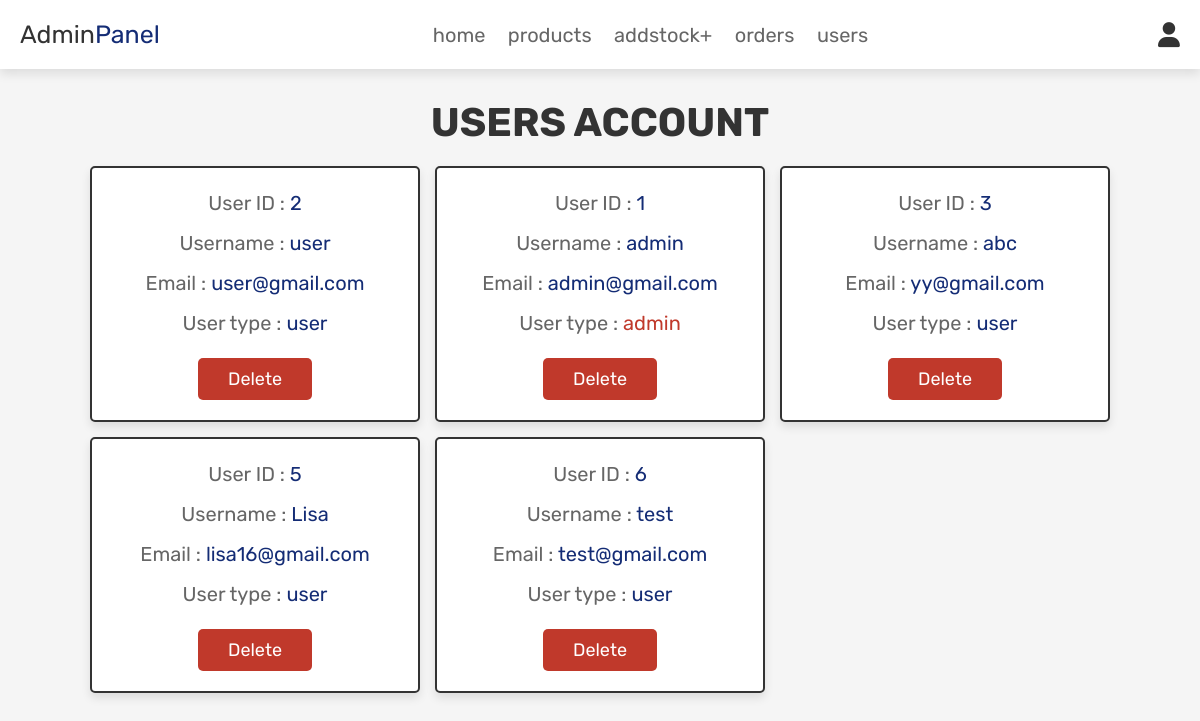
/admin_users.php (signed in), run on an earlier commit of the app's database.
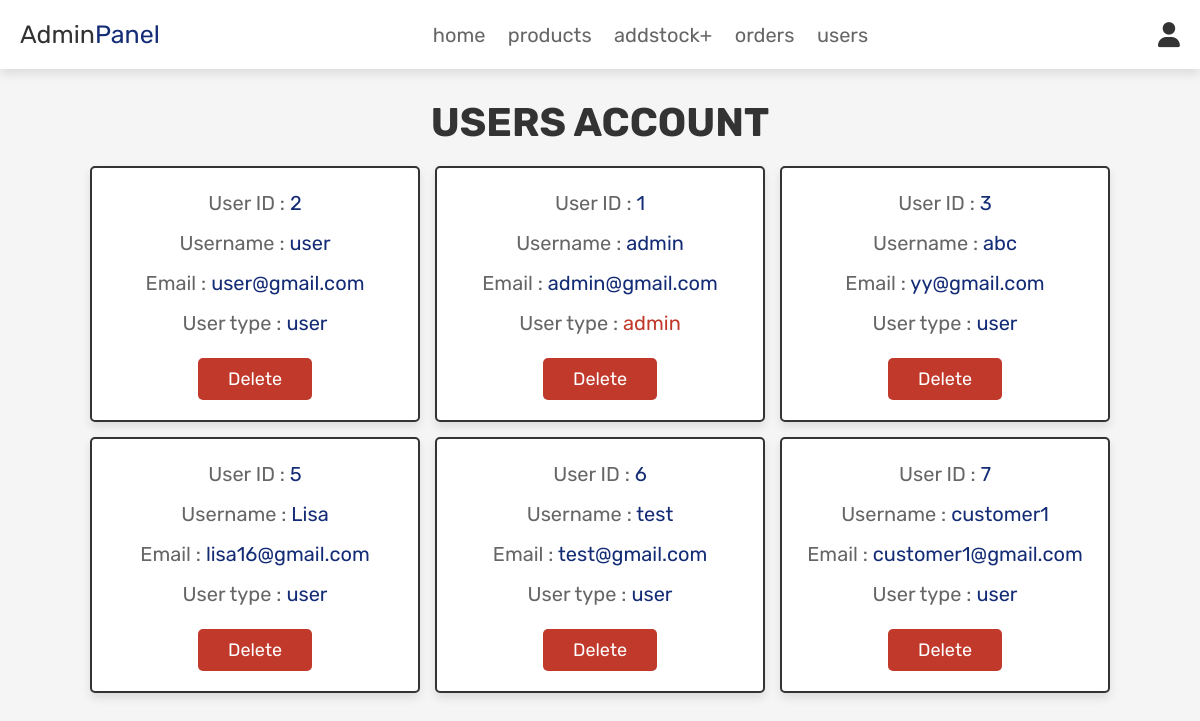
And on a later commit of the database.
### tables this page shows
CREATE TABLE IF NOT EXISTS `users` (
  `id` int(100) NOT NULL AUTO_INCREMENT,
  `name` varchar(255) NOT NULL,
  `email` varchar(255) NOT NULL,
  `password` varchar(100) NOT NULL,
  `user_type` varchar(100) DEFAULT 'user',
  PRIMARY KEY (`id`)
);

### admin_users.php (the view, shortened to what this page needs)
<?php
@include 'config.php';
?>
<!DOCTYPE html>
<html lang="en">
<head>
   <link rel="stylesheet" href="https://cdnjs.cloudflare.com/ajax/libs/font-awesome/6.0.0/css/all.min.css">
   <link rel="stylesheet" href="css/admin_style.css">
</head>
<body>
<?php @include 'admin_header.php'; ?>
<section class="users">
   <h1 class="title">users account</h1>
   <div class="box-container">
      <?php
         $select_users = mysqli_query($conn, "SELECT * FROM `users`") or die('Unable to get user data');
         if(mysqli_num_rows($select_users) > 0){
            while($fetch_users = mysqli_fetch_assoc($select_users)){
      ?>
      <div class="box">
         <p>User ID : <span><?php echo $fetch_users['id']; ?></span></p>
         <p>Username : <span><?php echo $fetch_users['name']; ?></span></p>
         <p>Email : <span><?php echo $fetch_users['email']; ?></span></p>
         <p>User type : <span style="color:<?php if($fetch_users['user_type'] == 'admin'){ echo 'var(--red)'; }; ?>"><?php echo $fetch_users['user_type']; ?></span></p>
         <a href="admin_users.php?delete=<?php echo $fetch_users['id']; ?>" onclick="return confirm('Delete this user?');" class="delete-btn">Delete</a>
      </div>
      <?php
         }
      }
      ?>
   </div>
</section>
</body>
</html>

What changed in the data, as far as the page shows it:
added users: id "7", name "customer1", email "customer1@gmail.com", user_type "user"
